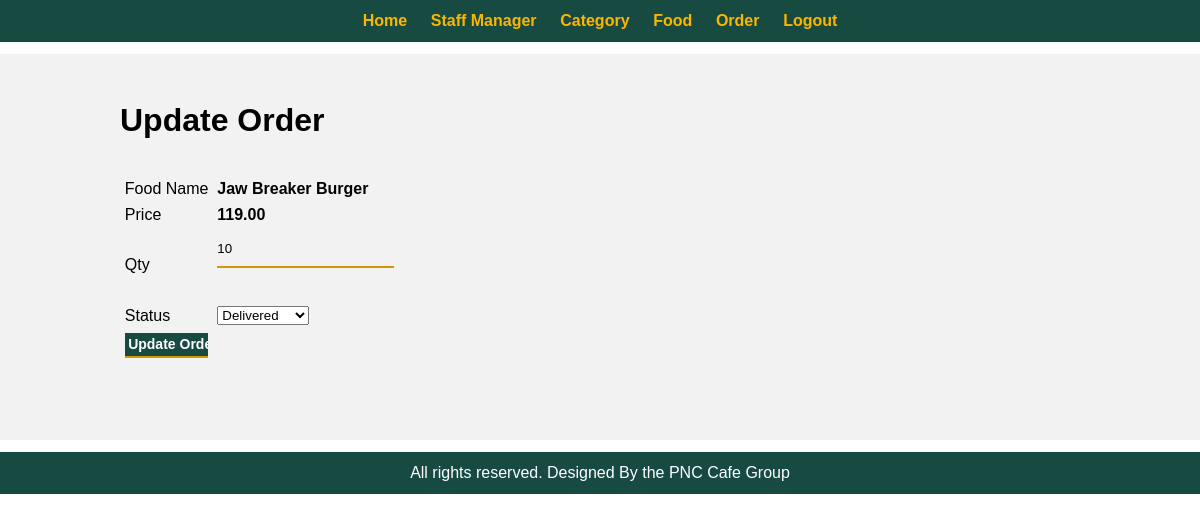
/food-order/admin/update-order.php?id=26 (signed in), run on the app's committed database.
### tables this page shows
CREATE TABLE `tbl_order` (
  `id` int(10) UNSIGNED NOT NULL,
  `u_id` int(10) UNSIGNED NOT NULL,
  `food` varchar(150) NOT NULL,
  `price` decimal(10,2) NOT NULL,
  `qty` int(11) NOT NULL,
  `total` decimal(10,2) NOT NULL,
  `order_date` date NOT NULL,
  `order_time` time NOT NULL,
  `status` varchar(50) NOT NULL,
  `customer_name` varchar(150) NOT NULL,
  `customer_number` int(20) NOT NULL,
  `customer_address` varchar(255) NOT NULL
);

### food-order/admin/update-order.php (the view, shortened to what this page needs)
<?php include ('partials/menu.php');?>
<div class="main-content">
    <div class="wrapper">
        <h1>Update Order</h1>
        <br><br>
        <?php
            if(isset($_GET['id'])) {
                $id = $_GET['id'];
                $sql = "SELECT * FROM tbl_order WHERE id=$id";
                $res = mysqli_query($conn, $sql);
                $count = mysqli_num_rows($res);
                    if($count> 0) {
                        $row = mysqli_fetch_assoc($res);
                        $food = $row['food'];
                        $price = $row['price'];
                        $qty = $row['qty'];
                        $status = $row['status'];
                    } else {
                    }
            } else {
                header('location:'.SITEURL.'admin/manage-order.php');
            }
        ?>
        <form action="" method="POST">
            <table class="tbl-30">
                <tr>
                    <td>Food Name</td>
                    <td><b><?php echo $food;?></b></td>
                </tr>
                <tr>
                    <td>Price</td>
                    <td><b><?php echo $price; ?></b></td>
                </tr>
                <tr>
                    <td>Qty</td>
                    <td>
                        <input type="number" name="qty" value="<?php echo $qty;?>">
                    </td>
                </tr>
                <tr>
                    <td>Status</td>
                    <td>
                        <select name="status">
                            <option <?php if($status =="Delivered") {echo "selected";}?> value="Delivered">Delivered</option>
                        </select>
                    </td>
                </tr>
                <tr>
                    <td colspan='2'>
                        <input type="submit" name="submit" value="Update Ordered" class="btn-secondary">
                    </td>
                </tr>
            </table>
        </form>
    </div>
</div>
<?php include ('partials/footer.php');?>

### food-order/css/admin.css (style rules this page uses)
* { margin: 0 0; padding: 0 0; font-family: Arial, Helvetica, sans-serif; }
.wrapper { padding: 1%; width: 80%; margin: 0 auto; }
.tbl-30 { width:30%; }
table tr td { padding: 1%; margin-right: 3% auto; }
.btn-secondary { background-color: #174A41; padding: 1.2%; font-size: 14px; color: white; text-decoration: none; font-weight: bold; width: 30%; text-align: center; }
.main-content { margin: 1% 0; background-color: #f2f2f2; padding: 3% 0; }
input[type="submit"] { align-items: center; align-content: center; justify-content: center; justify-self: center; }
form input { border: none; padding: 10px 0; margin-bottom: 30px; box-shadow: none; outline: none; border-bottom: 2px solid black; background-color: rgba(255, 255, 255, 0.01); }
form input:focus, form input:valid { border-bottom: 2px solid #d29704; }

### data on the page
tbl_order: food "Jaw Breaker Burger", price "119.00", qty "10", status "Delivered"
